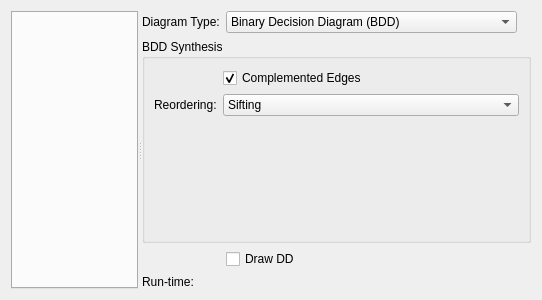
<?xml version="1.0" encoding="UTF-8"?>
<ui version="4.0">
 <class>DDSynthesis</class>
 <widget class="QWidget" name="DDSynthesis">
  <property name="geometry">
   <rect>
    <x>0</x>
    <y>0</y>
    <width>542</width>
    <height>300</height>
   </rect>
  </property>
  <property name="windowTitle">
   <string/>
  </property>
  <layout class="QVBoxLayout" name="verticalLayout_2">
   <item>
    <widget class="QSplitter" name="splitter">
     <property name="orientation">
      <enum>Qt::Horizontal</enum>
     </property>
     <widget class="QTabWidget" name="tabWidget"/>
     <widget class="QWidget" name="widget" native="true">
      <layout class="QFormLayout" name="formLayout_2">
       <property name="fieldGrowthPolicy">
        <enum>QFormLayout::ExpandingFieldsGrow</enum>
       </property>
       <item row="0" column="0">
        <widget class="QLabel" name="label_3">
         <property name="text">
          <string>Diagram Type:</string>
         </property>
        </widget>
       </item>
       <item row="0" column="1">
        <widget class="QComboBox" name="dd_type">
         <item>
          <property name="text">
           <string>Binary Decision Diagram (BDD)</string>
          </property>
         </item>
         <item>
          <property name="text">
           <string>Kronecker Functional Decision Diagram (KFDD)</string>
          </property>
         </item>
        </widget>
       </item>
       <item row="1" column="0" colspan="2">
        <widget class="QGroupBox" name="groupBox">
         <property name="title">
          <string>BDD Synthesis</string>
         </property>
         <layout class="QVBoxLayout" name="verticalLayout">
          <item>
           <widget class="QStackedWidget" name="stackedWidget">
            <property name="currentIndex">
             <number>0</number>
            </property>
            <widget class="QWidget" name="page">
             <layout class="QFormLayout" name="formLayout">
              <property name="margin">
               <number>0</number>
              </property>
              <item row="0" column="1">
               <widget class="QCheckBox" name="complemented">
                <property name="text">
                 <string>Complemented Edges</string>
                </property>
                <property name="checked">
                 <bool>true</bool>
                </property>
               </widget>
              </item>
              <item row="1" column="0">
               <widget class="QLabel" name="label">
                <property name="text">
                 <string>Reordering:</string>
                </property>
                <property name="buddy">
                 <cstring>reordering</cstring>
                </property>
               </widget>
              </item>
              <item row="1" column="1">
               <widget class="QComboBox" name="reordering">
                <property name="currentIndex">
                 <number>4</number>
                </property>
                <item>
                 <property name="text">
                  <string>No Reordering</string>
                 </property>
                </item>
                <item>
                 <property name="text">
                  <string>Same</string>
                 </property>
                </item>
                <item>
                 <property name="text">
                  <string>Random</string>
                 </property>
                </item>
                <item>
                 <property name="text">
                  <string>Random Pivot</string>
                 </property>
                </item>
                <item>
                 <property name="text">
                  <string>Sifting</string>
                 </property>
                </item>
                <item>
                 <property name="text">
                  <string>Sifting Converge</string>
                 </property>
                </item>
                <item>
                 <property name="text">
                  <string>Symmetric Sifting</string>
                 </property>
                </item>
                <item>
                 <property name="text">
                  <string>Symmetric Sifting Converge</string>
                 </property>
                </item>
                <item>
                 <property name="text">
                  <string>Group Sifting</string>
                 </property>
                </item>
                <item>
                 <property name="text">
                  <string>Group Sifting Converge</string>
                 </property>
                </item>
                <item>
                 <property name="text">
                  <string>Window (Size: 2)</string>
                 </property>
                </item>
                <item>
                 <property name="text">
                  <string>Window (Size: 3)</string>
                 </property>
                </item>
                <item>
                 <property name="text">
                  <string>Window (Size: 4)</string>
                 </property>
                </item>
                <item>
                 <property name="text">
                  <string>Window Converge (Size: 2)</string>
                 </property>
                </item>
                <item>
                 <property name="text">
                  <string>Window Converge (Size: 3)</string>
                 </property>
                </item>
                <item>
                 <property name="text">
                  <string>Window Converge (Size: 4)</string>
                 </property>
                </item>
                <item>
                 <property name="text">
                  <string>Annealing</string>
                 </property>
                </item>
                <item>
                 <property name="text">
                  <string>Genetic</string>
                 </property>
                </item>
                <item>
                 <property name="text">
                  <string>Exact</string>
                 </property>
                </item>
               </widget>
              </item>
             </layout>
            </widget>
            <widget class="QWidget" name="page_2">
             <layout class="QFormLayout" name="formLayout_3">
              <item row="0" column="0">
               <widget class="QLabel" name="label_4">
                <property name="text">
                 <string>Default Decomposition:</string>
                </property>
               </widget>
              </item>
              <item row="0" column="1">
               <widget class="QComboBox" name="default_decomposition">
                <property name="currentIndex">
                 <number>2</number>
                </property>
                <item>
                 <property name="text">
                  <string>Shannon</string>
                 </property>
                </item>
                <item>
                 <property name="text">
                  <string>Positive Davio</string>
                 </property>
                </item>
                <item>
                 <property name="text">
                  <string>Negative Davio</string>
                 </property>
                </item>
               </widget>
              </item>
              <item row="1" column="0">
               <widget class="QLabel" name="label_5">
                <property name="text">
                 <string>Reordering:</string>
                </property>
               </widget>
              </item>
              <item row="1" column="1">
               <widget class="QComboBox" name="kfdd_reordering">
                <property name="currentIndex">
                 <number>7</number>
                </property>
                <item>
                 <property name="text">
                  <string>No Reordering</string>
                 </property>
                </item>
                <item>
                 <property name="text">
                  <string>Exact Friedman (DTL)</string>
                 </property>
                </item>
                <item>
                 <property name="text">
                  <string>Exact Permutation (DTL)</string>
                 </property>
                </item>
                <item>
                 <property name="text">
                  <string>Sifting (DTL)</string>
                 </property>
                </item>
                <item>
                 <property name="text">
                  <string>Exact Friedman</string>
                 </property>
                </item>
                <item>
                 <property name="text">
                  <string>Exact Permutation</string>
                 </property>
                </item>
                <item>
                 <property name="text">
                  <string>Sifting</string>
                 </property>
                </item>
                <item>
                 <property name="text">
                  <string>Sifting and DTL Sifting</string>
                 </property>
                </item>
                <item>
                 <property name="text">
                  <string>Invert</string>
                 </property>
                </item>
               </widget>
              </item>
              <item row="2" column="0">
               <widget class="QLabel" name="label_6">
                <property name="text">
                 <string>Sifting Factor:</string>
                </property>
               </widget>
              </item>
              <item row="2" column="1">
               <widget class="QDoubleSpinBox" name="sifting_factor">
                <property name="alignment">
                 <set>Qt::AlignRight|Qt::AlignTrailing|Qt::AlignVCenter</set>
                </property>
                <property name="decimals">
                 <number>1</number>
                </property>
                <property name="singleStep">
                 <double>0.100000000000000</double>
                </property>
                <property name="value">
                 <double>2.500000000000000</double>
                </property>
               </widget>
              </item>
              <item row="3" column="0">
               <widget class="QLabel" name="label_7">
                <property name="text">
                 <string>Sifting Groth Limit:</string>
                </property>
               </widget>
              </item>
              <item row="3" column="1">
               <widget class="QComboBox" name="sifting_growth_limit">
                <property name="currentIndex">
                 <number>1</number>
                </property>
                <item>
                 <property name="text">
                  <string>Relative</string>
                 </property>
                </item>
                <item>
                 <property name="text">
                  <string>Absolute</string>
                 </property>
                </item>
               </widget>
              </item>
              <item row="4" column="0">
               <widget class="QLabel" name="label_8">
                <property name="text">
                 <string>Sifting Method:</string>
                </property>
               </widget>
              </item>
              <item row="4" column="1">
               <widget class="QComboBox" name="sifting_method">
                <property name="currentIndex">
                 <number>4</number>
                </property>
                <item>
                 <property name="text">
                  <string>Random</string>
                 </property>
                </item>
                <item>
                 <property name="text">
                  <string>Initial</string>
                 </property>
                </item>
                <item>
                 <property name="text">
                  <string>Greatest</string>
                 </property>
                </item>
                <item>
                 <property name="text">
                  <string>Loser First</string>
                 </property>
                </item>
                <item>
                 <property name="text">
                  <string>Verify</string>
                 </property>
                </item>
               </widget>
              </item>
             </layout>
            </widget>
           </widget>
          </item>
         </layout>
        </widget>
       </item>
       <item row="3" column="0">
        <widget class="QLabel" name="label_2">
         <property name="text">
          <string>Run-time:</string>
         </property>
        </widget>
       </item>
       <item row="3" column="1">
        <widget class="QLabel" name="runtime">
         <property name="text">
          <string/>
         </property>
        </widget>
       </item>
       <item row="2" column="1">
        <widget class="QCheckBox" name="draw_bdd">
         <property name="text">
          <string>Draw DD</string>
         </property>
        </widget>
       </item>
      </layout>
     </widget>
    </widget>
   </item>
  </layout>
 </widget>
 <tabstops>
  <tabstop>tabWidget</tabstop>
  <tabstop>dd_type</tabstop>
  <tabstop>complemented</tabstop>
  <tabstop>reordering</tabstop>
  <tabstop>draw_bdd</tabstop>
 </tabstops>
 <resources/>
 <connections>
  <connection>
   <sender>dd_type</sender>
   <signal>currentIndexChanged(int)</signal>
   <receiver>stackedWidget</receiver>
   <slot>setCurrentIndex(int)</slot>
   <hints>
    <hint type="sourcelabel">
     <x>368</x>
     <y>13</y>
    </hint>
    <hint type="destinationlabel">
     <x>403</x>
     <y>66</y>
    </hint>
   </hints>
  </connection>
 </connections>
</ui>
